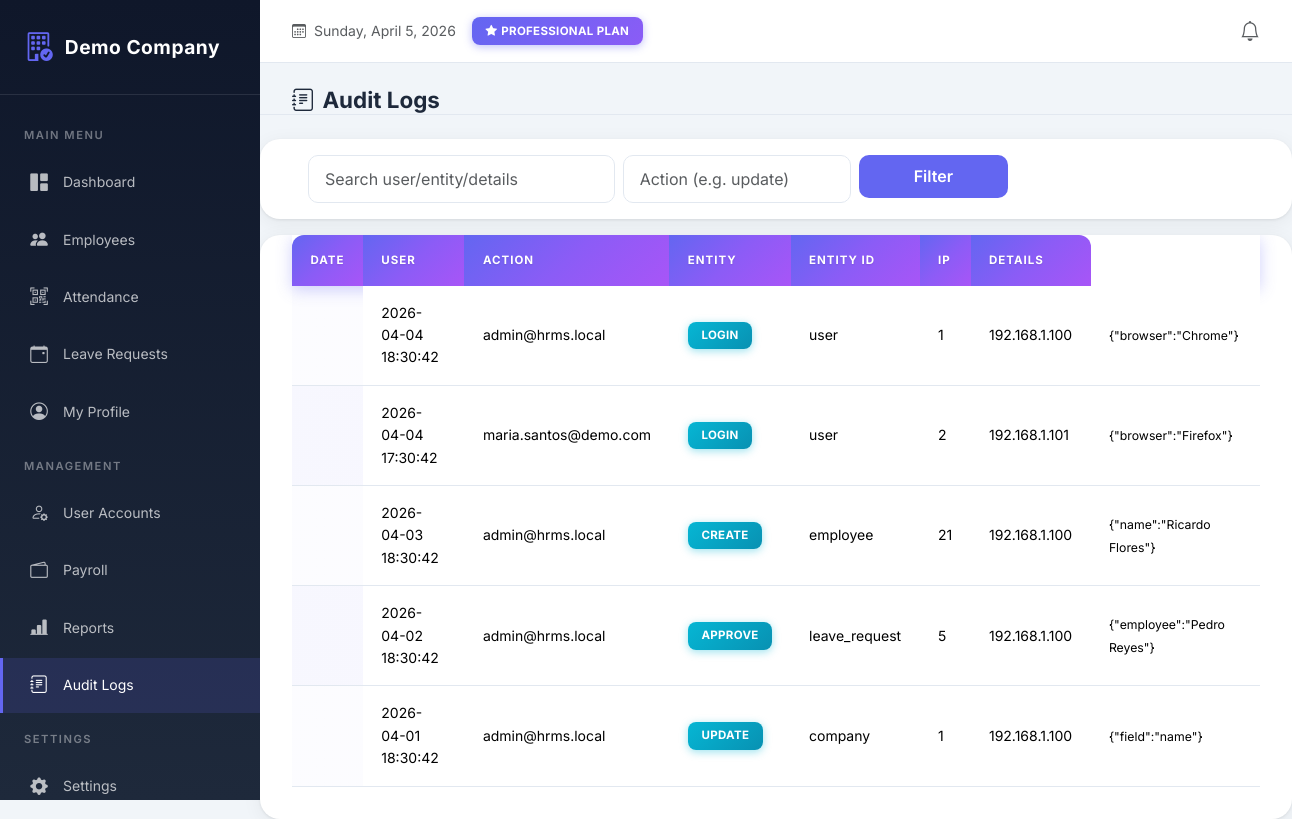
Screenshot of /modules/audit/logs.php (signed in) with the database file from the repository.
### tables this page shows
CREATE TABLE activity_logs (
    id INT AUTO_INCREMENT PRIMARY KEY,
    company_id INT NOT NULL,
    user_id INT NULL,
    action VARCHAR(100) NOT NULL,
    entity_type VARCHAR(50),
    entity_id INT,
    details JSON,
    ip_address VARCHAR(50),
    created_at DATETIME DEFAULT CURRENT_TIMESTAMP,
    INDEX idx_company_date(company_id, created_at)
);

CREATE TABLE users (
    id INT AUTO_INCREMENT PRIMARY KEY,
    company_id INT NULL,
    employee_id INT NULL,
    email VARCHAR(150) UNIQUE NOT NULL,
    password_hash VARCHAR(255) NOT NULL,
    role ENUM('Super Admin','Admin','HR Officer','Manager','Employee') NOT NULL,
    is_active TINYINT(1) DEFAULT 1,
    last_login DATETIME NULL,
    created_at DATETIME DEFAULT CURRENT_TIMESTAMP
);

### includes/functions.php (called while the page is built, shortened)
<?php
function e($s) {
    return htmlspecialchars($s ?? "", ENT_QUOTES, "UTF-8");
}

### modules/audit/logs.php (the view, shortened to what this page needs)
<?php
require_once __DIR__.'/../../config/db.php';
require_once __DIR__.'/../../includes/header.php';
require_once __DIR__.'/../../includes/nav.php';
$cid = company_id() ?? 1;
$page = max(1, (int)($_GET['page'] ?? 1));
$perPage = 25;
$offset = ($page - 1) * $perPage;
$q = trim($_GET['q'] ?? '');
$action = trim($_GET['action'] ?? '');
$where = "WHERE a.company_id = ?";
$params = [$cid];
$st = $pdo->prepare("SELECT a.*, u.email FROM activity_logs a LEFT JOIN users u ON u.id = a.user_id $where ORDER BY a.created_at DESC LIMIT $perPage OFFSET $offset");
$st->execute($params);
$rows = $st->fetchAll();
?>
<div class="page-header d-flex justify-content-between align-items-center">
    <h4><i class="bi bi-journal-text me-2"></i>Audit Logs</h4>
</div>
<div class="card mb-3"><div class="card-body">
    <form class="row g-2" method="get">
        <div class="col-md-4"><input class="form-control" name="q" placeholder="Search user/entity/details" value="<?= e($q) ?>"></div>
        <div class="col-md-3"><input class="form-control" name="action" placeholder="Action (e.g. update)" value="<?= e($action) ?>"></div>
        <div class="col-md-2"><button class="btn btn-primary w-100">Filter</button></div>
    </form>
</div></div>
<div class="card">
    <div class="card-body p-0">
        <table class="table table-hover mb-0">
            <thead><tr><th>Date</th><th>User</th><th>Action</th><th>Entity</th><th>Entity ID</th><th>IP</th><th>Details</th></tr></thead>
            <tbody>
            <?php if(empty($rows)): ?>
                <tr><td colspan="7" class="text-center py-4 text-muted">No logs found</td></tr>
            <?php else: foreach($rows as $r): ?>
                <tr>
                    <td><?= e($r['created_at']) ?></td>
                    <td><?= e($r['email'] ?? '-') ?></td>
                    <td><span class="badge bg-info"><?= e($r['action']) ?></span></td>
                    <td><?= e($r['entity_type'] ?? '-') ?></td>
                    <td><?= e($r['entity_id'] ?? '-') ?></td>
                    <td><?= e($r['ip_address'] ?? '-') ?></td>
                    <td><small><?= e(substr((string)$r['details'], 0, 120)) ?></small></td>
                </tr>
            <?php endforeach; endif; ?>
            </tbody>
        </table>
    </div>
</div>
<?php require_once __DIR__.'/../../includes/footer.php'; ?>

### public/assets/css/style.css (style rules this page uses)
* { margin: 0; padding: 0; box-sizing: border-box; }
body { font-family: 'Inter', -apple-system, BlinkMacSystemFont, 'Segoe UI', Roboto, sans-serif; font-size: 14px; line-height: 1.6; font-weight: 400; background: var(--bg-body); color: var(--text-primary); min-height: 100vh; transition: background 0.3s ease, color 0.3s ease; -webkit-font-smoothing: antialiased; -moz-osx-font-smoothing: grayscale; }
.card, .modal-content, .dropdown-menu, .table, .btn, .form-control, .form-select { transition: background 0.3s ease, border-color 0.3s ease, color 0.3s ease; }
.main-content > *:not(.top-bar) { padding: 0 2rem; }
.main-content > .page-header { padding-top: 1.5rem; }
.main-content > *:last-child { padding-bottom: 2rem; }
.card { border: none; border-radius: 20px; box-shadow: 0 4px 20px rgba(0,0,0,0.06), 0 1px 3px rgba(0,0,0,0.08); background: var(--bg-card); overflow: hidden; transition: transform 0.2s ease, box-shadow 0.2s ease; }
.table { margin-bottom: 0; color: var(--text-primary); }
.table thead th { background: linear-gradient(135deg, #6366f1 0%, #8b5cf6 50%, #a855f7 100%); color: white; font-weight: 700; border: none; padding: 1rem 1.15rem; text-transform: uppercase; font-size: 0.72rem; letter-spacing: 1px; white-space: nowrap; position: relative; text-shadow: 0 1px 2px rgba(0,0,0,0.1); }
.table thead th:first-child { border-radius: 12px 0 0 0; }
.table thead th:last-child { border-radius: 0 12px 0 0; }
.table thead tr { box-shadow: 0 4px 15px rgba(99, 102, 241, 0.3); }
.table tbody tr { transition: all 0.25s cubic-bezier(0.4, 0, 0.2, 1); border-bottom: 1px solid var(--border-color); position: relative; }
.table tbody tr::before { content: ''; position: absolute; left: 0; top: 0; bottom: 0; width: 4px; background: linear-gradient(180deg, #6366f1, #a855f7); opacity: 0; transition: opacity 0.25s ease; border-radius: 0 4px 4px 0; }
.table tbody tr:nth-child(odd) { background: linear-gradient(90deg, rgba(99, 102, 241, 0.02) 0%, rgba(168, 85, 247, 0.02) 100%); }
.table tbody tr:nth-child(even) { background: linear-gradient(90deg, rgba(99, 102, 241, 0.05) 0%, rgba(168, 85, 247, 0.05) 100%); }
.table td { padding: 1rem 1.15rem; vertical-align: middle; border-color: var(--border-color); }
.btn { border-radius: 10px; font-weight: 600; padding: 0.6rem 1.25rem; transition: all 0.2s ease; border: none; }
.btn-primary { background: var(--primary); }
.form-control, .form-select { border-radius: 10px; border: 1px solid var(--border-color); padding: 0.7rem 1rem; transition: all 0.2s ease; background: var(--bg-card); color: var(--text-primary); }
.badge { padding: 0.5rem 0.85rem; border-radius: 8px; font-weight: 700; font-size: 0.72rem; letter-spacing: 0.3px; text-transform: uppercase; box-shadow: 0 2px 6px rgba(0,0,0,0.1); }
.badge.bg-info { background: linear-gradient(135deg, #06b6d4, #0891b2) !important; color: white !important; box-shadow: 0 2px 8px rgba(6, 182, 212, 0.4); }
.page-header { margin-bottom: 1.5rem; padding-bottom: 1rem; border-bottom: 1px solid var(--border-color); }
.page-header h4 { font-weight: 700; color: var(--text-primary); margin: 0; font-size: 1.4rem; }
.card, .stat-card { animation: fadeIn 0.3s ease-out; }

### rows the page displays
activity_logs: created_at "2026-04-04 18:30:42", user.email "admin@hrms.local", action "LOGIN", entity_type "user", entity "1", ip_address "192.168.1.100", details "{\"browser\":\"Chrome\"}"
activity_logs: created_at "2026-04-04 17:30:42", user.email "maria.santos@demo.com", action "LOGIN", entity_type "user", entity "2", ip_address "192.168.1.101", details "{\"browser\":\"Firefox\"}"
activity_logs: created_at "2026-04-03 18:30:42", user.email "admin@hrms.local", action "CREATE", entity_type "employee", entity "21", ip_address "192.168.1.100", details "{\"name\":\"Ricardo Flores\"}"
activity_logs: created_at "2026-04-02 18:30:42", user.email "admin@hrms.local", action "APPROVE", entity_type "leave_request", entity "5", ip_address "192.168.1.100", details "{\"employee\":\"Pedro Reyes\"}"
activity_logs: created_at "2026-04-01 18:30:42", user.email "admin@hrms.local", action "UPDATE", entity_type "company", entity "1", ip_address "192.168.1.100", details "{\"field\":\"name\"}"

### other values shown
$company['name'] "Demo Company"
$company['plan'] "PROFESSIONAL"
